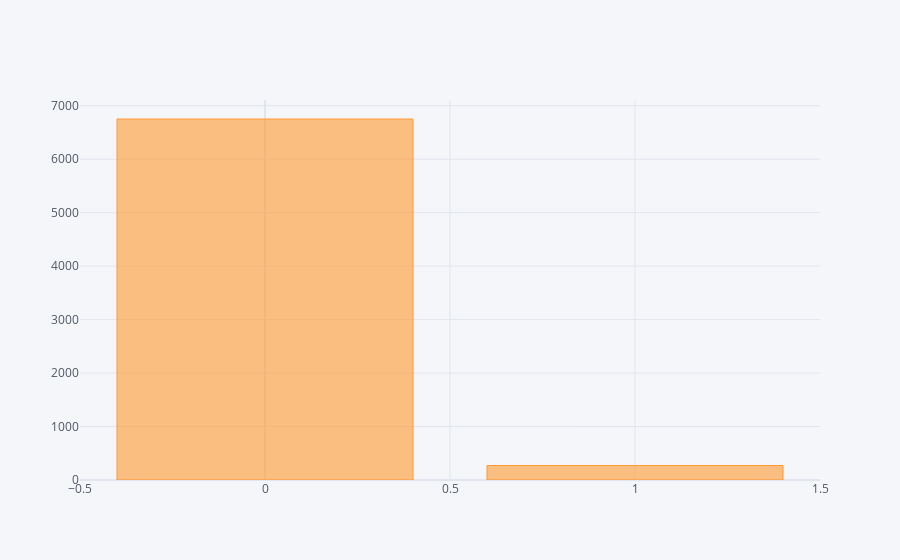

The notebook cell this image was saved under:
### Code cell
data.groupby('output').describe()['working capital']['count'].iplot('bar')

### Figure 1 — Plotly figure (JSON) as saved in the notebook; plotly's stock layout.template omitted (floating-point values rounded to 4 significant figures)
{"data": [{"marker": {"color": "rgba(255, 153, 51, 0.6)", "line": {"color": "rgba(255, 153, 51, 1.0)", "width": 1}}, "name": "count", "orientation": "v", "text": "", "type": "bar", "x": [0, 1], "y": [6752, 271]}], "layout": {"legend": {"bgcolor": "#F5F6F9", "font": {"color": "#4D5663"}}, "paper_bgcolor": "#F5F6F9", "plot_bgcolor": "#F5F6F9", "title": {"font": {"color": "#4D5663"}}, "xaxis": {"gridcolor": "#E1E5ED", "showgrid": true, "tickfont": {"color": "#4D5663"}, "title": {"font": {"color": "#4D5663"}, "text": ""}, "zerolinecolor": "#E1E5ED"}, "yaxis": {"gridcolor": "#E1E5ED", "showgrid": true, "tickfont": {"color": "#4D5663"}, "title": {"font": {"color": "#4D5663"}, "text": ""}, "zerolinecolor": "#E1E5ED"}}}
